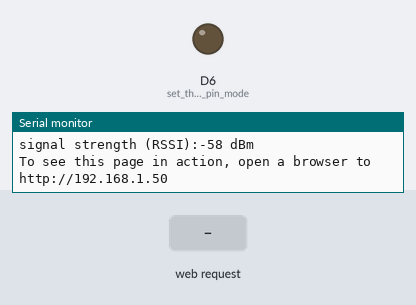
A sketch run on a simulated Arduino MKR. Parts: output pins drawn as LEDs (lit = HIGH), the last lines printed to the serial monitor. The test bench sets the inputs (shaded band). WiFi joins after 1.5 s; servers stay silent unless stated.

Above: at 13.7 s.
13.8 s: HTTP request GET /LEDON received
At 15.0 s:
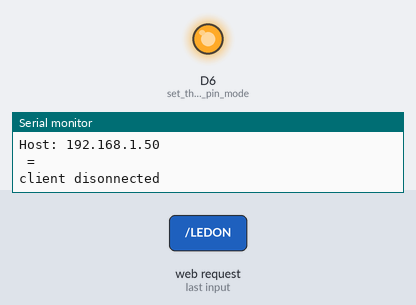
15.3 s: HTTP request GET /LEDOFF received
At 16.3 s:
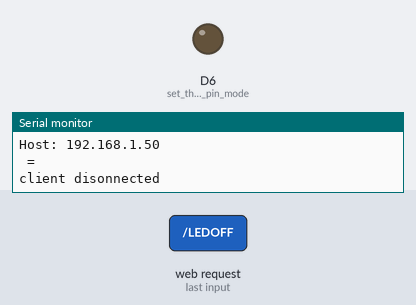
Timing chart, 0 to 18.3 s (numbered marks = the images above; inputs shaded):
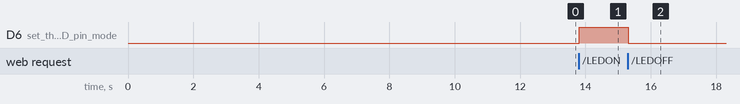

Measured:
- after the input at 13.8 s, D6 (set_the_LED_pin_mode): LOW → HIGH at once
- after the input at 15.3 s, D6 (set_the_LED_pin_mode): HIGH → LOW at once

The sketch:

mkr1000_server.ino
```cpp
/*
  WiFi Web Server LED Blink

 by Tom Igoe
 */
#include <SPI.h>
#include <WiFi101.h>

char ssid[] = "toolbox";        //
char pass[] = "Toolbox.Torino";

int status = WL_IDLE_STATUS;
WiFiServer server(80);

void setup() {
  Serial.begin(115200);      // initialize serial communication
  delay(1000);
  Serial.print(" Boooot");

  pinMode(LED_BUILTIN, OUTPUT);      // set the LED pin mode

  // attempt to connect to WiFi network:
  while ( status != WL_CONNECTED) {
    Serial.print("Attempting to connect to Network named: ");
    Serial.println(ssid);                   // print the network name (SSID);

    // Connect to WPA/WPA2 network. Change this line if using open or WEP network:
    status = WiFi.begin(ssid, pass);
    // wait 10 seconds for connection:
    delay(10000);
  }
  server.begin();                           // start the web server on port 80
  printWiFiStatus();                        // you're connected now, so print out the status
}

String header = "";
String LEDstate = "off";

void loop() {
  WiFiClient client = server.available();   // listen for incoming clients

  if (client) {                             // if you get a client,
    Serial.println("new client");           // print a message out the serial port
    String currentLine = "";                // make a String to hold incoming data from the client
    while (client.connected()) {            // loop while the client's connected
      if (client.available())
      {
        char c = client.read();             // read a byte, then
        header += c;
//        Serial.write(c);
        if (c == '\n') {
          if (currentLine.length() == 0) {
            //if (currentLine.endsWith("GET /H")) {
            if (header.indexOf("LEDON")!=-1) {
              LEDstate = "on";
              digitalWrite(LED_BUILTIN, HIGH);
            }
            if (header.indexOf("LEDOFF")!=-1) {
              LEDstate = "off";
              digitalWrite(LED_BUILTIN, LOW);
            }
            Serial.print("\n = Header :\t"); Serial.print(header);Serial.print(" = \n");
            header = "";
            client.println("\nHTTP/1.1 200 OK");
            client.println("Content-type:text/html");
            client.println();

            //    ****    Serve HTML Page

            // Display the HTML web page
            client.println("<!DOCTYPE html><html>");
            client.println("<head><meta name=\"viewport\" content=\"width=device-width, initial-scale=1\">");
            client.println("<link rel=\"icon\" href=\"data:,\">");

            //    **    CSS

            client.println("<style>html { font-family: Helvetica; display: inline-block; margin: 0px auto; text-align: center;}");
            client.println(".button { background-color: #195B6A; border: none; color: white; padding: 16px 40px;");
            client.println("text-decoration: none; font-size: 30px; margin: 2px; cursor: pointer;}");
            client.println(".button2 {background-color: #77878A;}</style></head>");

            //     **    Web Page Heading

            client.println("<body><h1>Arduino Web Interface</h1>");

            //    **  ON OFF BUTTONs

            client.println("<p> LED is " + LEDstate + "</p>");

//            if (LEDstate=="off") {
              client.println("<p><a href=\"/LEDON\"><button class=\"button\">ON</button></a></p>");
              client.println("<p><a href=\"/LEDOFF\"><button class=\"button button2\">OFF</button></a></p>");

            client.println("</body></html>");
            client.println();
            break;
          }
          else {
            currentLine = "";
          }
          // c == \n
        }
        else if (c != '\r') {
          currentLine += c;
        }
        //  **  Eo client available
      }

      // Eo while connected
    }
    // close the connection:
    client.stop();
    Serial.println("client disonnected");
  }
}

void printWiFiStatus() {
  // print the SSID of the network you're attached to:
  Serial.print("SSID: ");
  Serial.println(WiFi.SSID());

  // print your WiFi shield's IP address:
  IPAddress ip = WiFi.localIP();
  Serial.print("IP Address: ");
  Serial.println(ip);

  // print the received signal strength:
  long rssi = WiFi.RSSI();
  Serial.print("signal strength (RSSI):");
  Serial.print(rssi);
  Serial.println(" dBm");
  // print where to go in a browser:
  Serial.print("To see this page in action, open a browser to http://");
  Serial.println(ip);
}
```
